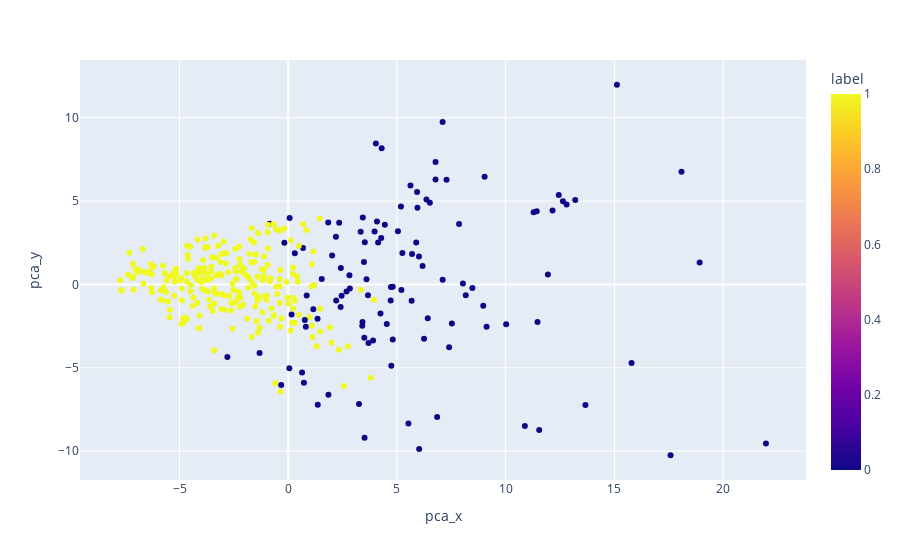

The cell this chart's notebook holds for it:
### Markdown cell above
## Run the PCA Algorithm to view clusters

### Code cell
pca_model = PCA(n_components=2)
components = pca_model.fit_transform(clustering_data)

# plot the components with their cluster labels
cluster_data = pd.DataFrame(components, columns=['pca_x', 'pca_y'])
cluster_data['Name'] = aggregated_clustering_df_raw_byname['Name']
cluster_data['label'] = cluster.labels_
fig = px.scatter(cluster_data, x="pca_x", y="pca_y", color="label", hover_data=['Name'])
fig.show()

### Figure 1 — Plotly figure (JSON) as saved in the notebook; plotly's stock layout.template omitted (floating-point values rounded to 4 significant figures; data arrays with more than 128 entries replaced by an {"elided": "..."} marker saying what was removed)
{"data": [{"customdata": {"elided": "347x1 str values"}, "hoverlabel": {"namelength": 0}, "hovertemplate": "pca_x=%{x}<br>pca_y=%{y}<br>Name=%{customdata[0]}<br>label=%{marker.color}", "legendgroup": "", "marker": {"color": {"elided": "347 int values"}, "coloraxis": "coloraxis", "symbol": "circle"}, "mode": "markers", "name": "", "showlegend": false, "type": "scatter", "x": {"elided": "347 float values"}, "xaxis": "x", "y": {"elided": "347 float values"}, "yaxis": "y"}], "layout": {"autosize": true, "coloraxis": {"colorbar": {"title": {"text": "label"}}, "colorscale": [[0, "#0d0887"], [0.1111, "#46039f"], [0.2222, "#7201a8"], [0.3333, "#9c179e"], [0.4444, "#bd3786"], [0.5556, "#d8576b"], [0.6667, "#ed7953"], [0.7778, "#fb9f3a"], [0.8889, "#fdca26"], [1, "#f0f921"]]}, "legend": {"tracegroupgap": 0}, "margin": {"t": 60}, "xaxis": {"anchor": "y", "autorange": true, "domain": [0, 1], "range": [-9.558, 23.79], "title": {"text": "pca_x"}, "type": "linear"}, "yaxis": {"anchor": "x", "autorange": true, "domain": [0, 1], "range": [-11.82, 13.55], "title": {"text": "pca_y"}, "type": "linear"}}}
